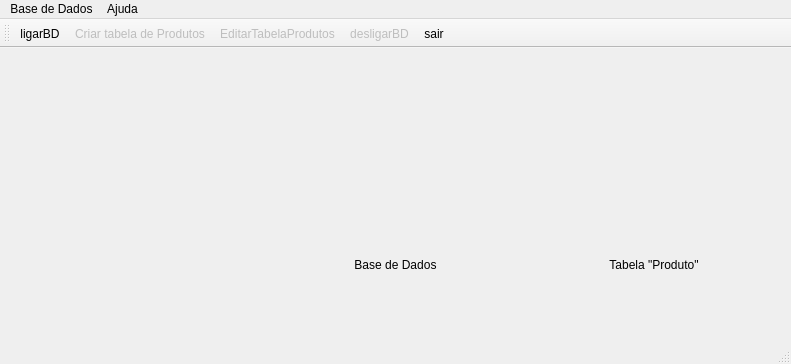
<?xml version="1.0" encoding="UTF-8"?>
<ui version="4.0">
 <class>MainWindow</class>
 <widget class="QMainWindow" name="MainWindow">
  <property name="geometry">
   <rect>
    <x>0</x>
    <y>0</y>
    <width>791</width>
    <height>364</height>
   </rect>
  </property>
  <property name="windowTitle">
   <string>MainWindow</string>
  </property>
  <property name="windowIcon">
   <iconset resource="pixmaps/imagens.qrc">
    <normaloff>:/img/appicon</normaloff>:/img/appicon</iconset>
  </property>
  <widget class="QWidget" name="centralWidget">
   <layout class="QHBoxLayout" name="horizontalLayout">
    <item>
     <widget class="QLabel" name="label">
      <property name="text">
       <string/>
      </property>
      <property name="pixmap">
       <pixmap resource="pixmaps/imagens.qrc">:/img/esdas</pixmap>
      </property>
     </widget>
    </item>
    <item>
     <layout class="QVBoxLayout" name="verticalLayout">
      <item>
       <widget class="QLabel" name="semaforoBD">
        <property name="text">
         <string/>
        </property>
        <property name="pixmap">
         <pixmap resource="pixmaps/imagens.qrc">:/img/desligado</pixmap>
        </property>
       </widget>
      </item>
      <item>
       <widget class="QLabel" name="label_3">
        <property name="text">
         <string>Base de Dados</string>
        </property>
        <property name="alignment">
         <set>Qt::AlignCenter</set>
        </property>
       </widget>
      </item>
     </layout>
    </item>
    <item>
     <layout class="QVBoxLayout" name="verticalLayout_2">
      <item>
       <widget class="QLabel" name="semaforoTabela">
        <property name="text">
         <string/>
        </property>
        <property name="pixmap">
         <pixmap resource="pixmaps/imagens.qrc">:/img/desligado</pixmap>
        </property>
       </widget>
      </item>
      <item>
       <widget class="QLabel" name="label_4">
        <property name="text">
         <string>Tabela &quot;Produto&quot;</string>
        </property>
        <property name="alignment">
         <set>Qt::AlignCenter</set>
        </property>
       </widget>
      </item>
     </layout>
    </item>
   </layout>
  </widget>
  <widget class="QMenuBar" name="menuBar">
   <property name="geometry">
    <rect>
     <x>0</x>
     <y>0</y>
     <width>791</width>
     <height>23</height>
    </rect>
   </property>
   <widget class="QMenu" name="menuBase_de_Dados">
    <property name="title">
     <string>Base de Dados</string>
    </property>
    <addaction name="actionLigarBD"/>
    <addaction name="actionDesligarBD"/>
   </widget>
   <widget class="QMenu" name="menuAjuda">
    <property name="title">
     <string>Ajuda</string>
    </property>
    <addaction name="actionAcerca"/>
   </widget>
   <addaction name="menuBase_de_Dados"/>
   <addaction name="menuAjuda"/>
  </widget>
  <widget class="QToolBar" name="mainToolBar">
   <property name="enabled">
    <bool>true</bool>
   </property>
   <attribute name="toolBarArea">
    <enum>TopToolBarArea</enum>
   </attribute>
   <attribute name="toolBarBreak">
    <bool>false</bool>
   </attribute>
   <addaction name="actionLigarBD"/>
   <addaction name="actionCriar_tabela_de_Produtos"/>
   <addaction name="actionEditarTabelaProdutos"/>
   <addaction name="actionDesligarBD"/>
   <addaction name="actionSair"/>
  </widget>
  <widget class="QStatusBar" name="statusBar"/>
  <action name="actionLigarBD">
   <property name="icon">
    <iconset resource="pixmaps/imagens.qrc">
     <normaloff>:/img/on</normaloff>:/img/on</iconset>
   </property>
   <property name="text">
    <string>ligarBD</string>
   </property>
   <property name="toolTip">
    <string>Estabelecer ligação com a base de dados.</string>
   </property>
   <property name="shortcut">
    <string>Ctrl+C</string>
   </property>
  </action>
  <action name="actionDesligarBD">
   <property name="enabled">
    <bool>false</bool>
   </property>
   <property name="icon">
    <iconset resource="pixmaps/imagens.qrc">
     <normaloff>:/img/off</normaloff>:/img/off</iconset>
   </property>
   <property name="text">
    <string>desligarBD</string>
   </property>
   <property name="toolTip">
    <string>Terminar a ligação com a base de dados.</string>
   </property>
   <property name="shortcut">
    <string>Ctrl+D</string>
   </property>
  </action>
  <action name="actionSair">
   <property name="icon">
    <iconset resource="pixmaps/imagens.qrc">
     <normaloff>:/img/exit</normaloff>:/img/exit</iconset>
   </property>
   <property name="text">
    <string>sair</string>
   </property>
   <property name="toolTip">
    <string>Sair</string>
   </property>
   <property name="shortcut">
    <string>Ctrl+E</string>
   </property>
  </action>
  <action name="actionAcerca">
   <property name="text">
    <string>Acerca ...</string>
   </property>
   <property name="toolTip">
    <string>Acreca do projecto ...</string>
   </property>
  </action>
  <action name="actionCriar_tabela_de_Produtos">
   <property name="enabled">
    <bool>false</bool>
   </property>
   <property name="icon">
    <iconset resource="pixmaps/imagens.qrc">
     <normaloff>:/img/produto</normaloff>:/img/produto</iconset>
   </property>
   <property name="text">
    <string>Criar tabela de Produtos</string>
   </property>
  </action>
  <action name="actionEditarTabelaProdutos">
   <property name="enabled">
    <bool>false</bool>
   </property>
   <property name="icon">
    <iconset resource="pixmaps/imagens.qrc">
     <normaloff>:/img/editar</normaloff>:/img/editar</iconset>
   </property>
   <property name="text">
    <string>EditarTabelaProdutos</string>
   </property>
  </action>
 </widget>
 <layoutdefault spacing="6" margin="11"/>
 <resources>
  <include location="pixmaps/imagens.qrc"/>
 </resources>
 <connections/>
</ui>
